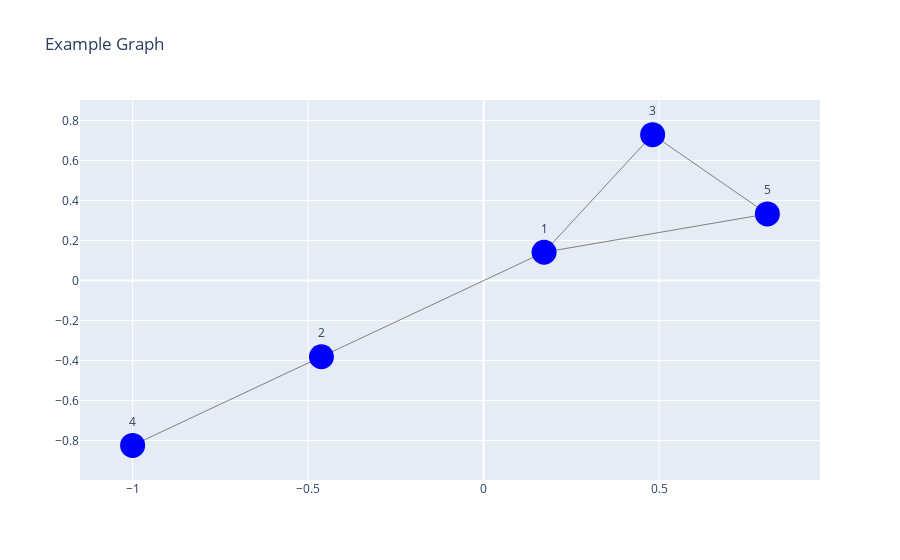

Notebook code cell kept with this figure:
### Code cell
# Draw a more beautiful, interactive graph

def setup_plotly_graph(G : nx.Graph):
    pos = nx.spring_layout(G)
    edge_x, edge_y = [], []
    for edge in G.edges():
        x0, y0 = pos[edge[0]]
        x1, y1 = pos[edge[1]]
        edge_x += [x0, x1, None]
        edge_y += [y0, y1, None]

    node_x, node_y = zip(*pos.values())

    return edge_x, edge_y, node_x, node_y

def draw_plotly(G : nx.Graph):
    edge_x, edge_y, node_x, node_y = setup_plotly_graph(G)

    edge_trace = go.Scatter(x=edge_x, y=edge_y,
                            line=dict(width=1, color='gray'),
                            hoverinfo='none',
                            mode='lines')
    node_trace = go.Scatter(x=node_x, y=node_y,
                            mode='markers+text',
                            marker=dict(size=25, color='blue'),
                            text=list(G.nodes),
                            textposition="top center")

    fig = go.Figure(data=[edge_trace, node_trace],
                    layout=go.Layout(title="Example Graph",
                                    showlegend=False,
                                    hovermode='closest'))
    
    return fig

fig = draw_plotly(G)
fig.show()

### Figure 1 — Plotly figure (JSON) as saved in the notebook; plotly's stock layout.template omitted (floating-point values rounded to 4 significant figures)
{"data": [{"hoverinfo": "none", "line": {"color": "gray", "width": 1}, "mode": "lines", "type": "scatter", "x": [0.1722, -0.4621, null, 0.1722, 0.4815, null, 0.1722, 0.8084, null, -0.4621, -1, null, 0.4815, 0.8084, null], "y": [0.1418, -0.3809, null, 0.1418, 0.7298, null, 0.1418, 0.3332, null, -0.3809, -0.8239, null, 0.7298, 0.3332, null]}, {"marker": {"color": "blue", "size": 25}, "mode": "markers+text", "text": ["1", "2", "3", "4", "5"], "textposition": "top center", "type": "scatter", "x": [0.1722, -0.4621, 0.4815, -1, 0.8084], "y": [0.1418, -0.3809, 0.7298, -0.8239, 0.3332]}], "layout": {"hovermode": "closest", "showlegend": false, "title": {"text": "Example Graph"}}}
